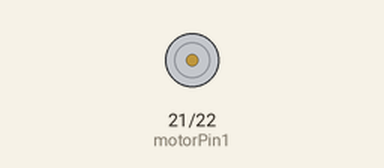
This sketch was run on a simulated ESP32-C3. Parts: motor-driver pin pairs drawn as motors (green arrow = first pin HIGH = forward, orange = second pin HIGH = backward, longer = more drive, scaled by the enable pin). At 7.0 s the program puts the board to deep sleep or switches it off; the recording ends there.

Above: at 0.0 s.
At 1.1 s:
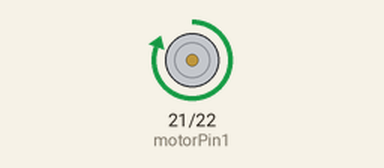
At 4.1 s:
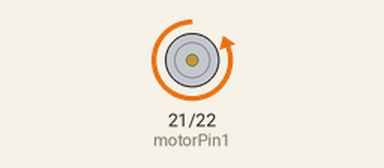
Timing chart, 0 to 7.0 s (numbered marks = the images above):
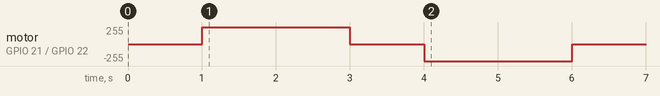

Measured:
- by itself, motor on GPIO 21 (motorPin1) / GPIO 22 (motorPin2): stopped → forward 255/255 at 1.0 s, → stopped 2.0 s later, → backward 255/255 1.0 s later, → stopped 2.0 s later

The sketch:

DCMotor1.ino
```cpp
#define enablePin 27
#define motorPin1 21
#define motorPin2 22
#define spinButton 13

#define sleep_time  5        /* Time ESP32 will go to sleep for this long. Time units are specified by selecting from the parameters below when defining time_in_us */

/* Included Various Conversion Factors for easier adjustments */
#define us_from_seconds 1000000  /*micro seconds to seconds */
#define us_from_mins 60000000  /* seconds to minutes*/
#define us_from_hours 3600000000    /*us to hours*/

int time_in_us = sleep_time * us_from_seconds;

/* Use these parameters to adjust the motor timing and speed */
int motorSpeed = 255;   /* [0 - 255] [off - fullspeed] */
int spinTime = 2000;    /*  time Motor is spinning (in milliseconds) */
int timeBetweenSpins = 1000;    /* Off Time between switch in direction (in milliseconds) */

//RTC_DATA_ATTR int bootCount = 0;

void setup() {
  Serial.begin(115200);
  delay(1000);

  // How many sleep cycles
  //++bootCount;
  //Serial.println("Boot number: " + String(bootCount));

  /* Configure Pins for motor control */
  pinMode(motorPin1, OUTPUT);     /* MotorPins Adjust Direction */
  pinMode(motorPin2, OUTPUT);
  pinMode(enablePin, OUTPUT);     /* Speed Adjustment */
  pinMode(spinButton, INPUT_PULLUP);

  esp_sleep_enable_timer_wakeup(time_in_us);
  esp_sleep_enable_ext0_wakeup(GPIO_NUM_13, 0);
}

void spinIt(){
  /* set speed using values [0 - 255] */
  analogWrite(enablePin, motorSpeed);

  /* Spin one direction */
  digitalWrite(motorPin1, HIGH);
  digitalWrite(motorPin2, LOW);
  delay(spinTime);

  /* Stop spinning */
  digitalWrite(motorPin1, LOW);
  digitalWrite(motorPin2, LOW);
  delay(timeBetweenSpins);

  /* Spin opposite direction */
  digitalWrite(motorPin1, LOW);
  digitalWrite(motorPin2, HIGH);
  delay(spinTime);

  /* Stop spinning */
  digitalWrite(motorPin1, LOW);
  digitalWrite(motorPin2, LOW);
  delay(timeBetweenSpins);
}

void loop() {
  spinIt();
  esp_deep_sleep_start();
  }
```
